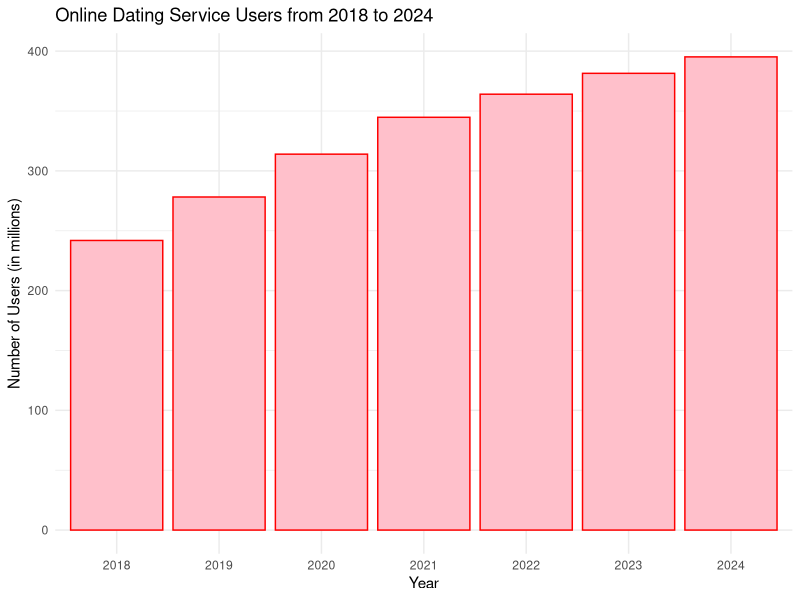
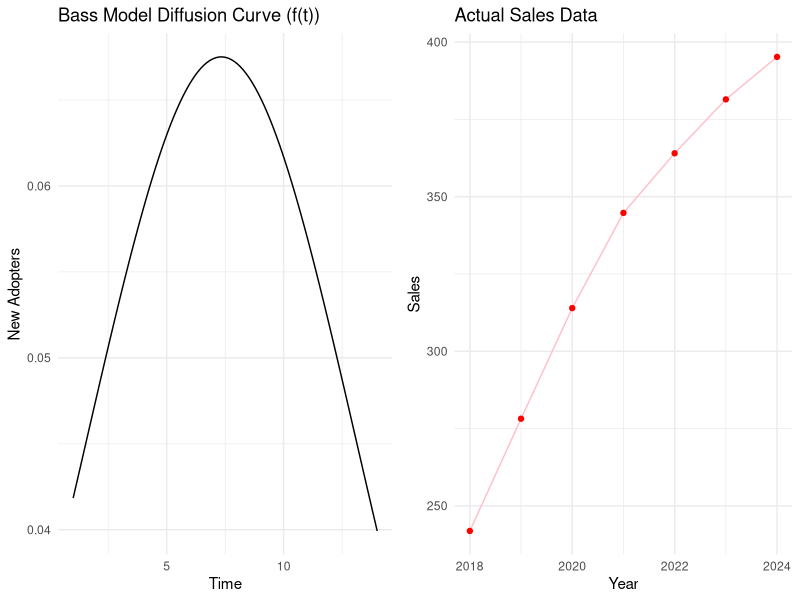
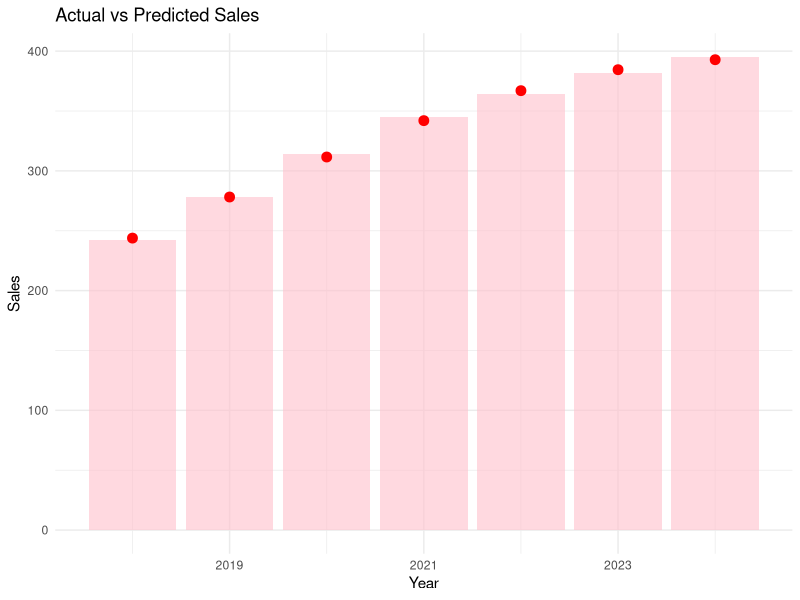

Generate these figures, in order, with R:
## ---- chunk 1
knitr::opts_chunk$set(echo = TRUE)
## ---- chunk 2
library(ggplot2)
library(knitr)
library(readxl)
library(dplyr)
library(ggpubr)
## ---- chunk 3
data <- read_excel("./data/dating_data.xlsx", sheet=2)
data

## ---- chunk 4
# Remove the last 4 rows
data_clean <- data[3:(nrow(data) - 4), ]


colnames(data_clean) <- c("Year", "Online Dating", "Casual Dating", "Matchmaking")

# Convert 'Online Dating' column to numeric
data_clean$`Online Dating` <- as.numeric(data_clean$`Online Dating`)

# Keep only 'Year' and 'Online Dating' columns, and remove the others
data_clean <- data_clean %>%
  select(Year, `Online Dating`)


# View the cleaned data
print(data_clean)


## ---- chunk 5

# Create a bar chart for Online Dating service users over time(2018-2024)
ggplot(data_clean, aes(x = Year, y = `Online Dating`)) +
  geom_bar(stat = "identity", fill = "pink", color = "red") +  # Bar chart with pink bars and red borders
  labs(
    title = "Online Dating Service Users from 2018 to 2024",
    x = "Year",
    y = "Number of Users (in millions)"
  ) +
  theme_minimal()  
## ---- chunk 6

years <- c(2018, 2019, 2020, 2021, 2022, 2023, 2024)
values <- c(241.89, 278.19, 313.97, 344.76, 364.05, 381.48, 395.22)

# Define the Bass model function f(t, p, q)
bass.f <- function(t, p, q) {
  ((p + q)^2 / p) * exp(-(p + q) * t) / (1 + (q / p) * exp(-(p + q) * t))^2
}

# Define the cumulative Bass model function F(t, p, q)
bass.F <- function(t, p, q) {
  (1 - exp(-(p + q) * t)) / (1 + (q / p) * exp(-(p + q) * t))
}

# Create the t variable (time)
t <- 1:length(values)

# Fit the model using nonlinear least squares (nls)
# We use the bass.f function and estimate parameters m, p, q
model <- nls(values ~ m * bass.f(t, p, q), 
             start = list(m = sum(values), p = 0.02, q = 0.4))

# View the model summary to check the fitted parameters
summary(model)

# Extract the fitted parameters (m, p, q)
fitted_params <- coef(model)
fitted_params


## ---- chunk 7
# Parameters from the fitted model
p <- 0.0361    # Innovation coefficient
q <- 0.191     # Imitation coefficient

# Create the time steps (t)
t <- 1:length(values)


# Plot the actual sales data (sm_sales)
sm_sales <- ggplot(data.frame(Year = years, Sales = values), aes(x = Year, y = Sales)) +
  geom_line(color = 'pink') +
  geom_point(color = 'red') +
  labs(title = "Actual Sales Data", x = "Year", y = "Sales") +
  theme_minimal()

# Plot the predicted diffusion curve based on the Bass model
time_ad = ggplot(data.frame(t = c(1:14)), aes(t)) +
  stat_function(fun = bass.f, args = c(p = p, q = q)) +
  labs(title = 'Bass Model Diffusion Curve (f(t))', x = "Time", y = "New Adopters") +
  theme_minimal()

# Combine both plots side by side
ggarrange(time_ad, sm_sales, ncol = 2)

## ---- chunk 8

users<- data.frame(
  year = c(2018, 2019, 2020, 2021, 2022, 2023, 2024),
  sales = c(241.89, 278.19, 313.97, 344.76, 364.05, 381.48, 395.22)
)

p <- 0.0361    
q <- 0.191 


# Use the Bass model to predict sales for years 1 to 7 (scaling by 5828)
users$pred_sales <- bass.f(1:7, p = p, q = q) * 5828

# Create the plot
ggplot(data = users, aes(x = year, y = sales)) +
  geom_bar(stat = 'identity', fill = 'pink', alpha = 0.6) +  # Bar plot for actual sales
  geom_point(mapping = aes(x = year, y = pred_sales), color = 'red', size = 3) +  # Predicted sales as red points
  labs(title = 'Actual vs Predicted Sales', x = 'Year', y = 'Sales') +
  theme_minimal()  # Optional for a cleaner look


